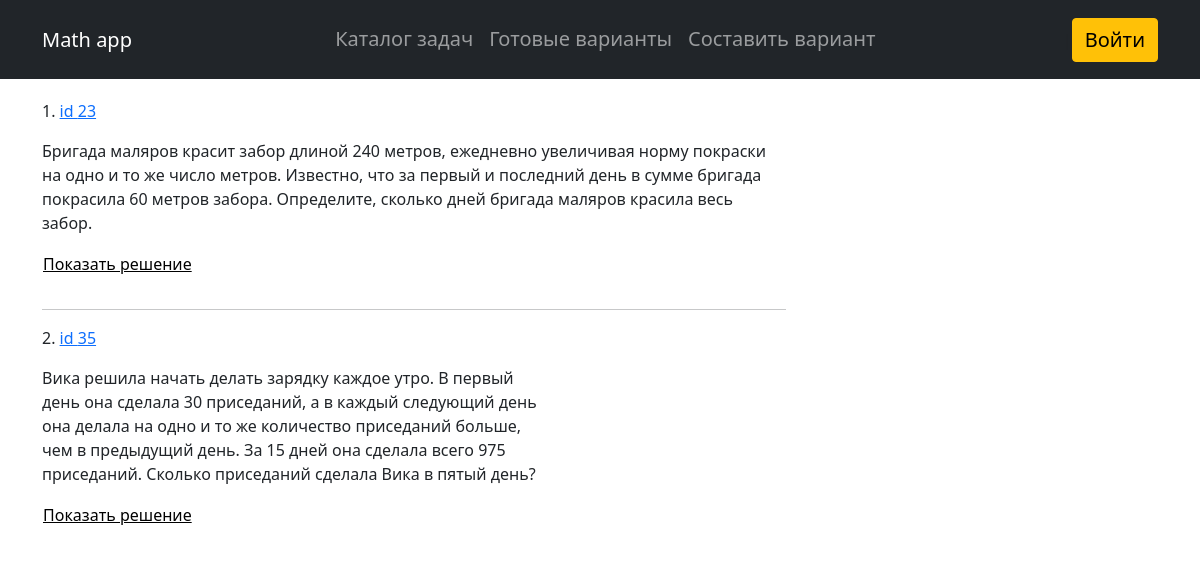
Page /math_app/subcategory/arifmeticheskaya-progressiya/ on the committed database.
### math_app/models.py (models this page shows, shortened)
class Exercise(models.Model):
    subcategory = models.ForeignKey(Subcategory, related_name='subcategory', on_delete=models.CASCADE,
                                    verbose_name='Вид')
    description = RichTextUploadingField(blank=True, null=True)
    picture = models.ImageField(blank=True, upload_to="pictures/%Y/%m/%d/")
    time_create = models.DateTimeField(auto_now_add=True)
    time_update = models.DateTimeField(auto_now=True)
    source = models.TextField(blank=True, verbose_name='Источник')

class Test(models.Model):
    exercise = models.ForeignKey(Exercise, on_delete=models.CASCADE, verbose_name='Подвид')
    problem_text = RichTextUploadingField(blank=True, null=True)
    time_create = models.DateTimeField(auto_now_add=True)
    time_update = models.DateTimeField(auto_now=True)
    solution = RichTextUploadingField(blank=True, null=True, verbose_name='Решение')
    criteria = RichTextUploadingField(blank=True, null=True, verbose_name='Критерии')
    class Meta:
        ordering = ('exercise__subcategory__category__id',)
    def get_absolute_url(self):
        return reverse('test', kwargs={'test_id': self.pk})

### math_app/views.py (the view)
# urls.py: path('subcategory/<slug:subcat_slug>/', ShowSubcategory.as_view(), name='subcategory'),
class ShowSubcategory(ListView):
    model = Exercise
    template_name = 'math_app/exercises_list.html'
    context_object_name = 'exercises'
    allow_empty = False
    def get_context_data(self, *, object_list=None, **kwargs):
        context = super().get_context_data(**kwargs)
        context['title'] = 'Вид - ' + str(context['exercises'][0].subcategory.title).lower()
        return context
    def get_queryset(self):
        return Exercise.objects.filter(subcategory__slug=self.kwargs['subcat_slug'])

### math_app/templates/math_app/exercises_list.html (shortened to what this page needs)
{% extends 'math_app/base.html' %}
{% load custom_tags %}
{% block content %}
<main>
    <div class="container">
        <div class="row">
            <div class="col-12">
                {% for ex in exercises %}
                {% if ex.description %}
                <div class="card">
                    <div class="card-header">
                        <b class="title">{{ forloop.counter }}. {{ex.subcategory.category | verbose_name:'number'}} {{ex.subcategory.category.number}} </b>
                    </div>
                    <div class="card-body">
                        <div class="row align-items-center">
                            <div class="col-lg-8">{{ex.description | safe}}</div>
                            <div class="col-lg-4"><img width="100%" src="{{ex.picture.url}}"/></div>
                        </div>
                    </div>
                    <div class="card-footer btn text reveal tests text-start"> Показать задания</div>
                    <div class="toggle_container col-12 col-lg-8">
                        <div class="card-body">
                            {% for test in ex.test_set.all %}
                            {{forloop.counter}}. <a href="{{ test.get_absolute_url }}">id {{ test.pk }}</a>
                            <p>{{test.problem_text |safe }}</p>
                            <button class="btn btn-link reveal solution">Показать решение</button>
                            <div class="toggle_container">
                                <div class="block"> {{test.solution |safe}} Ответ: {{test.get_answers |join:', '}}</div>
                            </div>
                            {% if test.criteria %}
                            <button class="btn btn-link reveal criteria">Показать критерии</button>
                            <div class="toggle_container">
                                <div class="block"> {{test.criteria |safe}}</div>
                            </div>
                            {% endif %}
                            {% if not forloop.last %}<hr>{% endif %}
                            {% endfor %}
                        </div>
                    </div>
                </div>
                {% else %}
                <div class="col-12 col-lg-8">
                    {{forloop.counter}}.
                    {% for test in ex.test_set.all %}
                    <a href="{{ test.get_absolute_url }}">id {{ test.pk }}</a>
                    <p>{{test.problem_text |safe }}</p>
                    <button class="btn btn-link reveal solution">Показать решение</button>
                    {% endfor %}
                    {% if not forloop.last %}<hr>{% endif %}
                    {% endif %}
                    {% endfor %}
                </div>
            </div>
        </div>
    </div>
</main>
{% endblock %}

### math_app/static/math_app/css/styles.css (style rules this page uses)
main { position: relative; padding: 20px; }
p { margin-bottom:0rem; }
.btn-link { color: black; padding: 0rem 0rem 1rem 0rem; display:flex; }
button.btn.btn-link.reveal { box-shadow: none; }

### rows in the picture
Test: pk "23", problem_text "Бригада маляров красит забор длиной 240 метров, ежедневно увеличивая норму покраски на одно и то же число метров. Известно, что за первый и последний день в сумме бригада покрасила 60 метров забора. Определите, сколько дней бригада маляров красила весь забор."
Test: pk "35", problem_text "Вика решила начать делать зарядку каждое утро. В первый день она сделала 30 приседаний, а в каждый следующий день она делала на одно и то же количество приседаний больше, чем в предыдущий день. За 15 дней она сделала всего 975 приседаний. Сколько приседаний сделала Вика в пятый день?"
